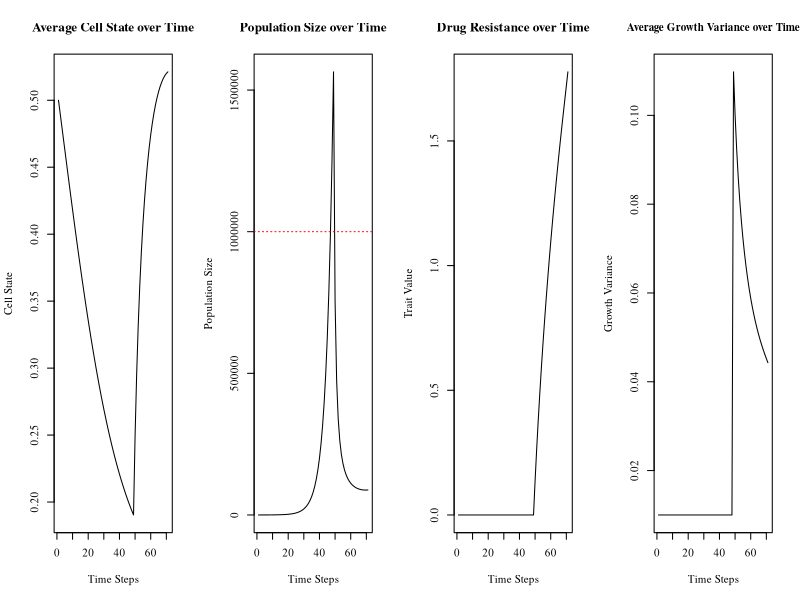

The R script that drew this image:
#Code written by Anuraag Bukkuri, expanded from code provided in "Advancing population ecology with integral projection models: a practical guide" - Merow et al 2013

params = data.frame(
  txon = FALSE,
  varG = .05,
  varF = .05,
  endtx = 150)

lexp = 1.5
beta = 1.5
evolv = 1
natd = .01*evolv
bex = -.6

vpar1 = .01 
vpar2 = .15
vpar3 = .3
plotstop = 0
starttx=0
stressG = TRUE
stressF = FALSE
min = 0
max = 1
n = 100
tol = 1e-8
bc = min + c(0:n) * (max - min)/n
y = 0.5 * (bc[1:n] + bc[2:(n+1)])
h = y[2] - y[1]

Nt = rnorm(n,.5,0)
sim_steps = params$endtx-1
v = 0

popsize = vector(,sim_steps)
evoldyn = vector(,sim_steps)
avgtemp = vector(,length(y))
avgplot1 = vector(,sim_steps)
avgvar = vector(,length(y))
avgplot2 = vector(,sim_steps)

for (i in 1:sim_steps) {
  if (params$txon==TRUE) {m=1}
  else {m=0}
  
  total_cells = sum(Nt)
  Ntnorm = Nt / total_cells
  popsize[i] = total_cells
  evoldyn[i] = v
  for (j in 1:length(y)) {
    avgtemp[j] = y[j] * Ntnorm[j]
    x = m/(exp(lexp*y[j]) + beta*v)
    avgvar[j] = Ntnorm[j]*(vpar1+vpar2*exp(-vpar3/x))  
  }
  avgcell2 = sum(avgvar)
  avgcell = sum(avgtemp)
  avgplot1[i] = avgcell
  avgplot2[i] = avgcell2
  
  if (total_cells>1e6 && params$txon==FALSE){starttx=i
  params$txon=TRUE}
  
  if ((total_cells>1e6 && params$txon==TRUE && i>starttx+3)||total_cells<10){plotstop=i
  break}
  
  if ((total_cells>popsize[i-1] && params$txon==TRUE && i>starttx+2||total_cells<10)){plotstop=i
  break} #tx failure
  
  l.x = function(x, params) {exp(lexp*x)}
  
  b.x = function(x, params) {.3*exp(bex*x)}
  
  s.x = function(x, params) {
    return(1-natd-m/(l.x(x,params=params)+beta*v))}
  
  s.x2 = function(x, params) {
    return(1-natd-m/(l.x(x,params=params)+beta*(v+.00001)))}
  
  g.yx = function(xp, x, params) {
    drugd = m/(l.x(x, params=params) + beta*v)
    varG = vpar1+vpar2*exp(-vpar3/drugd)
    if (stressG==FALSE){return (dnorm(xp,mean=x,sd= params$varG))}
    else if (stressG==TRUE){return (dnorm(xp,mean=x,sd= varG))}
  }
  
  g.yx2 = function(xp, x, params) {
    drugd = m/(l.x(x, params=params) + beta*(v+.00001))
    varG = vpar1+vpar2*exp(-vpar3/drugd)
    if (stressG==FALSE){return (dnorm(xp,mean=x,sd= params$varG))}
    else if (stressG==TRUE){return (dnorm(xp,mean=x,sd= varG))}
  }
  
  f.yx = function(xp, x, params) {
    drugd = m/(l.x(x,params=params) + beta*v)
    varF = vpar1+vpar2*exp(-vpar3/drugd)
    if (stressF==FALSE){return (dnorm(xp,mean=x,sd=params$varF))}
    else if (stressF==TRUE){return(dnorm(xp,mean=x,sd= varF))}
  }
  
  f.yx2 = function(xp, x, params) {
    drugd = m/(l.x(x,params=params) + beta*(v+.00001))
    varF = vpar1+vpar2*exp(-vpar3/drugd)
    if (stressF==FALSE){return (dnorm(xp,mean=x,sd=params$varF))}
    else if (stressF==TRUE){return(dnorm(xp,mean=x,sd= varF))}
  }
  
  dsdv <-outer(y, y, function(xp,x,params) {beta*m/(beta*v+exp(lexp*x)) ^ 2}, params=params)
  
  dg1dv <-outer(y,y,g.yx,params=params)
  dg2dv <-outer(y,y,g.yx2,params=params)
  dgdv <- outer(y, y, function(xp,x,params) {(dg2dv-dg1dv)/.00001},params=params)
  
  df1dv <-outer(y,y,f.yx,params=params)
  df2dv <-outer(y,y,f.yx2,params=params)
  dfdv <- outer(y, y, function(xp,x,params) {(df2dv-df1dv)/.00001},params=params)
  
  dkds <-outer(y, y, function(xp,x,params) {g.yx(xp,x,params)},params=params)
  
  dkdg <-outer(y, y, function(xp,x,params) {s.x(x,params)},params=params)
  
  dkdf <-outer(y, y, function(xp,x,params) {b.x(x,params)},params=params)
  
  F = h*outer(y, y, f.yx, params=params)
  B = b.x(y, params=params)
  G = h*outer(y, y, g.yx, params=params)
  S = s.x(y, params=params)
  Q = F
  P = G
  for (j in 1:n) {
    Q[, j] = F[, j] * B[j]
    P[, j] = G[, j] * S[j]
  }
  
  #Low state eviction
  for (j in 1:(n / 2)) {
    F[1, j] <- F[1, j] + 1 - sum(F[, j])
    Q[, j] <- F[, j] * B[j]
    G[1, j] <- G[1, j] + 1 - sum(G[, j])
    P[, j] <- G[, j] * S[j]
  }
  
  #High state eviction
  for (j in (n / 2 + 1):n) {
    F[n, j] <- F[n, j] + 1 - sum(F[, j])
    Q[, j] <- F[, j] * B[j]
    G[n, j] <- G[n, j] + 1 - sum(G[, j])
    P[, j] <- G[, j] * S[j]
  }
  
  K = P + Q
  Nt1 = K %*% Nt
  Nt = Nt1
  
  lam <- abs(eigen(K)$values[1])
  w.eigen <- abs(eigen(K)$vectors[, 1])
  stable.dist <- w.eigen/sum(w.eigen)
  v.eigen <- abs(eigen(t(K))$vectors[, 1])
  repro.val <- v.eigen/v.eigen[1]
  v.dot.w = sum(stable.dist * repro.val) * h
  sens = outer(repro.val, stable.dist)/v.dot.w
  
  conts = dkds * dsdv
  if (stressG==FALSE||m==0){contg = 0}
  else if (stressG==TRUE){contg = dkdg*dgdv}
  if (stressF==FALSE||m==0){contf = 0}
  else if (stressF==TRUE){contf = dkdf*dfdv}
  sensv <- sum(sens*(conts+contg+contf)) * h ^ 2
  v <- v + evolv * sum(sensv) / lam
}

message('Drug Resistance Level:',v)
message('Average Cell State:',avgcell)
message('Nadir of Population:',min(popsize[-c(1:starttx,plotstop+1:params$endtx)]))
message('Tx Start:',starttx)
message('Time to Progression:',plotstop-starttx)

par(mfrow = c(1, 4))
plot(avgplot1[-c(plotstop+1:params$endtx)],xlab = "Time Steps",ylab='Cell State',type = 'l',main = 'Average Cell State over Time',family='serif')
plot(popsize[-c(plotstop+1:params$endtx)],xlab = "Time Steps",ylab = 'Population Size',main = 'Population Size over Time',type = 'l',family='serif')
abline(h=1e6,col='red',lty=3)
plot(evoldyn[-c(plotstop+1:params$endtx)],xlab = "Time Steps",ylab = 'Trait Value',main = 'Drug Resistance over Time',type = 'l',family='serif')
plot(avgplot2[-c(plotstop+1:params$endtx)],xlab = "Time Steps",ylab = 'Growth Variance',main = 'Average Growth Variance over Time',type = 'l',family='serif',cex.main=1)
